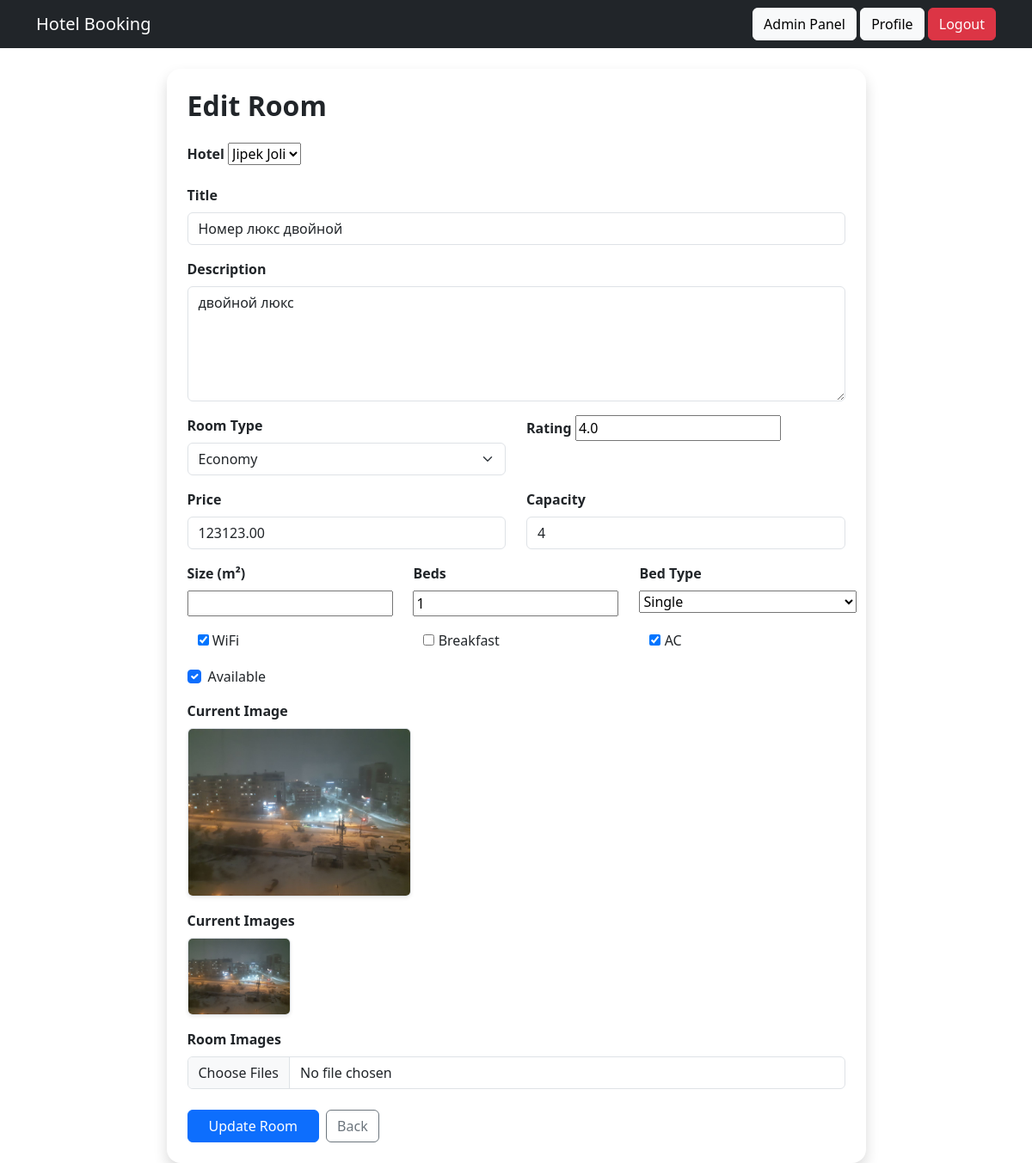
The app's page /admin-panel/rooms/edit/1/ (signed in), older data.
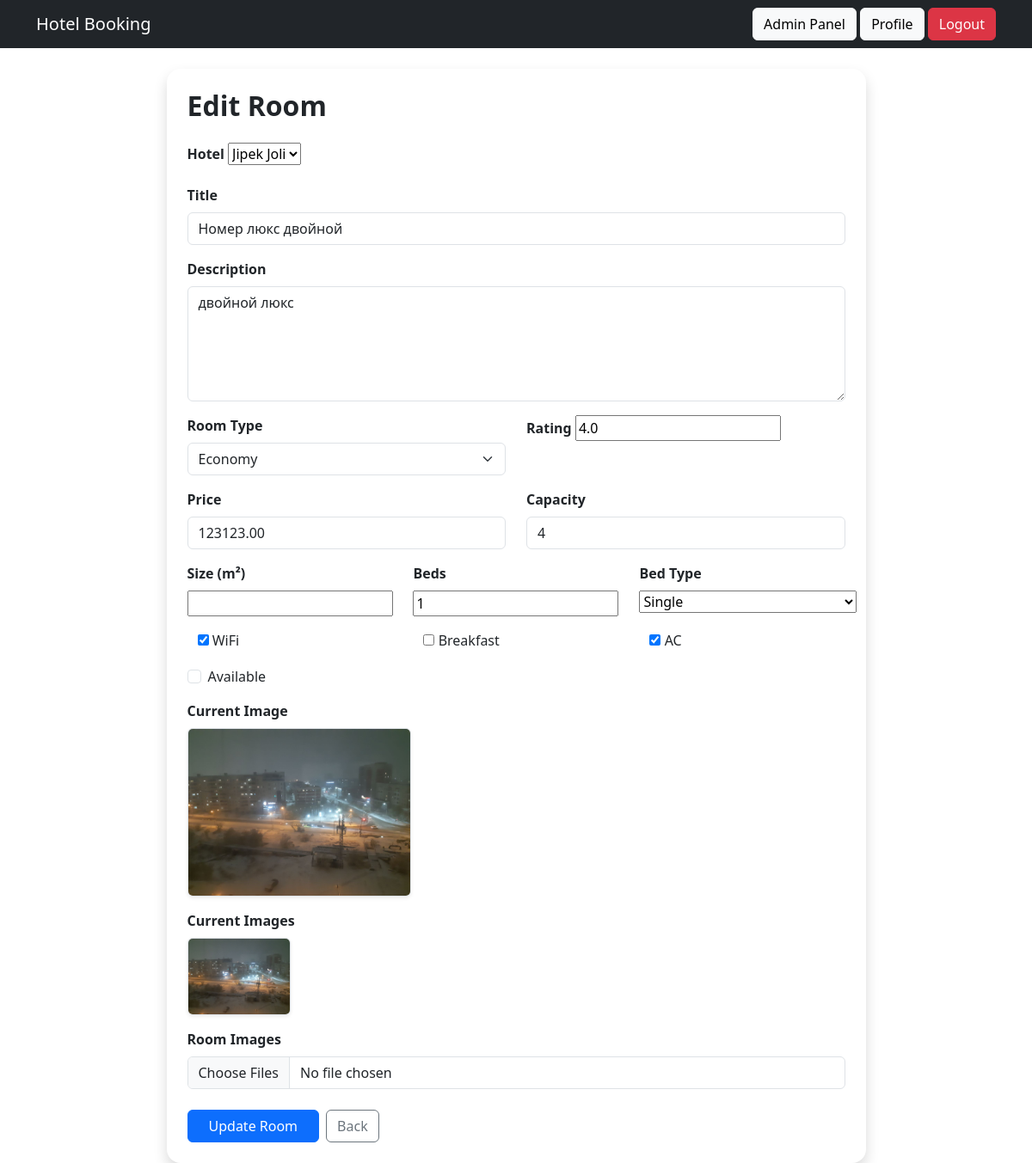
The same page, newer data.
### main/models.py (models this page shows, shortened)
class Room(models.Model):
    ROOM_TYPES = (
        ('economy', 'Economy'),
        ('standard', 'Standard'),
        ('comfort', 'Comfort'),
        ('deluxe', 'Deluxe'),
        ('lux', 'Lux'),
        ('full_lux', 'Full Lux'),
        ('presidential', 'Presidential'),
    )
    hotel = models.ForeignKey(
        Hotel,
        on_delete=models.CASCADE,
        related_name='rooms'
    )
    title = models.CharField(max_length=255)
    description = models.TextField()
    room_type = models.CharField(
        max_length=20,
        choices=ROOM_TYPES,
        default='standard'
    )
    price = models.DecimalField(
        max_digits=10,
        decimal_places=2
    )
    capacity = models.PositiveIntegerField()
    size_m2 = models.PositiveIntegerField(
        null=True,
        blank=True
    )
    BED_TYPES = (
        ('single', 'Single'),
        ('double', 'Double'),
        ('triple', 'Triple'),
        ('queen (1 big bed for 1 person)', 'Queen (1 big bed for 1 person)'),
        ('king (bed for 4 people)', 'King (bed for 4 people)'),
    )
    beds = models.PositiveIntegerField(default=1)
    bed_type = models.CharField(
        max_length=50,
        choices=BED_TYPES,
        default='single'
    )
    has_wifi = models.BooleanField(default=True)
    has_breakfast = models.BooleanField(default=False)
    has_air_conditioning = models.BooleanField(default=True)
    is_available = models.BooleanField(default=True)
    rating = models.DecimalField(
        max_digits=3,
        decimal_places=1,
        default=4.0
    )
    created_at = models.DateTimeField(auto_now_add=True)

class RoomImage(models.Model):
    room = models.ForeignKey(
        Room,
        on_delete=models.CASCADE,
        related_name='images'
    )
    image = models.ImageField(upload_to='rooms/')

### main/views.py (the view, shortened to what this page needs)
# urls.py: path('admin-panel/rooms/edit/<int:pk>/', admin_edit_room, name='admin_edit_room'),
@staff_member_required
def admin_edit_room(request, pk):
    room = get_object_or_404(Room, id=pk)
    form = RoomForm(instance=room)
    return render(request, 'admin/edit_room.html', {
        'form': form,
        'room': room
    })

### main/forms.py
class RoomForm(forms.ModelForm):
    class Meta:
        model = Room
        fields = '__all__'
        widgets = {
            'title': forms.TextInput(attrs={
                'class': 'form-control'
            }),
            'description': forms.Textarea(attrs={
                'class': 'form-control',
                'rows': 5
            }),
            'price': forms.NumberInput(attrs={
                'class': 'form-control'
            }),
            'capacity': forms.NumberInput(attrs={
                'class': 'form-control'
            }),
            'room_type': forms.Select(attrs={
                'class': 'form-select'
            }),
            'is_available': forms.CheckboxInput(attrs={
                'class': 'form-check-input'
            }),
        }

### main/models.py (called while the page is built)
    def __str__(self):
        return self.title

### main/templates/admin/edit_room.html (shortened to what the changed rows need)
{% extends 'base.html' %}
{% block content %}
<div class="container mt-4">
    <div class="row justify-content-center">
        <div class="col-md-9">
            <div class="card shadow border-0 rounded-4">
                <div class="card-body p-4">
                    <h2 class="mb-4 fw-bold">Edit Room</h2>
                    <form method="POST" enctype="multipart/form-data">
                        <div class="mb-3">
                            <label class="form-label fw-semibold">Hotel</label>
                            {{ form.hotel }}
                        </div>
                        <div class="mb-3">
                            <label class="form-label fw-semibold">Title</label>
                            {{ form.title }}
                        </div>
                        <div class="mb-3">
                            <label class="form-label fw-semibold">Description</label>
                            {{ form.description }}
                        </div>
                        <div class="row">
                            <div class="col-md-6 mb-3">
                                <label class="form-label fw-semibold">Room Type</label>
                                {{ form.room_type }}
                            </div>
                            <div class="col-md-6 mb-3">
                                <label class="form-label fw-semibold">Rating</label>
                                {{ form.rating }}
                            </div>
                        </div>
                        <div class="row">
                            <div class="col-md-6 mb-3">
                                <label class="form-label fw-semibold">Price</label>
                                {{ form.price }}
                            </div>
                            <div class="col-md-6 mb-3">
                                <label class="form-label fw-semibold">Capacity</label>
                                {{ form.capacity }}
                            </div>
                        </div>
                        <div class="row">
                            <div class="col-md-4 mb-3">
                                <label class="form-label fw-semibold">Size (m²)</label>
                                {{ form.size_m2 }}
                            </div>
                            <div class="col-md-4 mb-3">
                                <label class="form-label fw-semibold">Beds</label>
                                {{ form.beds }}
                            </div>
                            <div class="col-md-4 mb-3">
                                <label class="form-label fw-semibold">Bed Type</label>
                                {{ form.bed_type }}
                            </div>
                        </div>
                        <div class="row mb-3">
                            <div class="col-md-4 form-check">
                                {{ form.has_wifi }}
                                <label class="form-check-label">WiFi</label>
                            </div>
                            <div class="col-md-4 form-check">
                                {{ form.has_breakfast }}
                                <label class="form-check-label">Breakfast</label>
                            </div>
                            <div class="col-md-4 form-check">
                                {{ form.has_air_conditioning }}
                                <label class="form-check-label">AC</label>
                            </div>
                        </div>
                        <div class="form-check mb-3">
                            {{ form.is_available }}
                            <label class="form-check-label">Available</label>
                        </div>
                        {% if room.images.first %}
                            <div class="mb-3">
                                <label class="form-label fw-semibold">Current Image</label>
                                <br>
                                <img src="{{ room.images.first.image.url }}"
                                     width="260"
                                     class="rounded shadow-sm border">
                            </div>
                        {% endif %}
                    </form>
                </div>
            </div>
        </div>
    </div>
</div>
{% endblock %}

Row changes from the older to the newer data that the page shows:
changed Room "Jipek Joli": is_available "☑" → "☐"
